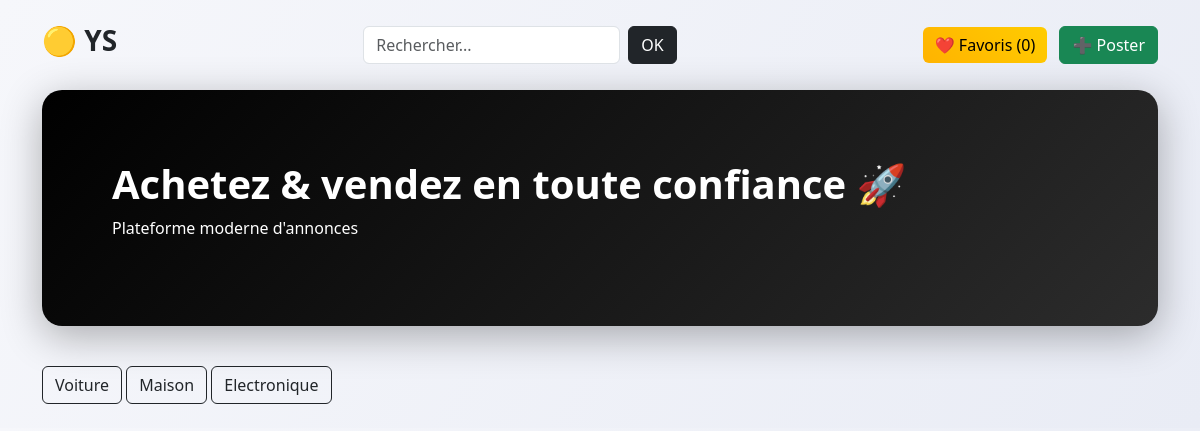
Before: /recherche.php with the older database file.
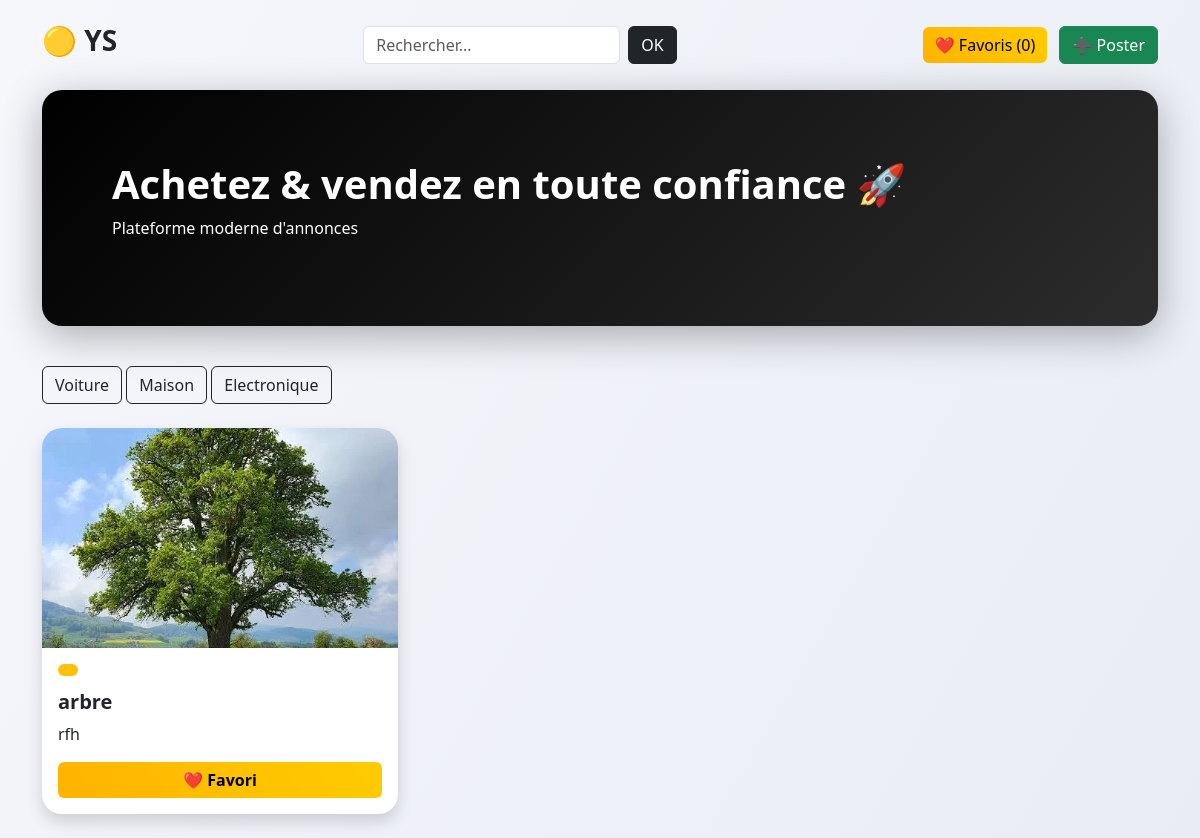
After: the same page with the newer database file.
### tables this page shows
CREATE TABLE `annonces` (
  `id` int(11) NOT NULL,
  `user_id` int(11) NOT NULL,
  `titre` varchar(255) NOT NULL,
  `prix` decimal(10,2) NOT NULL,
  `etat` enum('neuf','bon état','correct') NOT NULL,
  `description` text NOT NULL,
  `image_url` varchar(255) DEFAULT NULL,
  `date_publication` timestamp NULL DEFAULT CURRENT_TIMESTAMP
);

### recherche.php (the view, shortened to what this page needs)
<?php
require 'config/db_connect.php';
$count_result = mysqli_query($connexion, "SELECT COUNT(*) FROM favoris");
$count = mysqli_fetch_row($count_result)[0];
if (isset($_GET['q']) && $_GET['q'] != "") {
    $q = "%" . $_GET['q'] . "%";
    $stmt = mysqli_prepare($connexion, "SELECT * FROM annonces WHERE titre LIKE ?");
    mysqli_stmt_bind_param($stmt, "s", $q);
    mysqli_stmt_execute($stmt);
    $annonces = mysqli_fetch_all(mysqli_stmt_get_result($stmt), MYSQLI_ASSOC);
} else {
    $result = mysqli_query($connexion, "SELECT * FROM annonces ORDER BY id DESC");
    $annonces = mysqli_fetch_all($result, MYSQLI_ASSOC);
}
?>
<!DOCTYPE html>
<html>
<head>
  <link href="https://cdn.jsdelivr.net/npm/bootstrap@5.3.3/dist/css/bootstrap.min.css" rel="stylesheet">
</head>
<body class="container mt-4">
<div class="d-flex justify-content-between align-items-center mb-4">
  <h3 class="fw-bold">🟡 YS </h3>
  <form method="GET" class="d-flex">
    <input type="text" name="q" class="form-control me-2" placeholder="Rechercher...">
    <button class="btn btn-dark">OK</button>
  </form>
  <div>
    <a href="favoris.php" class="btn btn-warning me-2">
      ❤️ Favoris (<?= $count ?>)
    </a>
    <a href="add.php" class="btn btn-success">➕ Poster</a>
  </div>
</div>
<div class="hero">
  <h1 class="fw-bold">Achetez & vendez en toute confiance 🚀</h1>
  <p>Plateforme moderne d'annonces</p>
</div>
<div class="mb-4">
  <a href="recherche.php?cat=Voiture" class="btn btn-outline-dark">Voiture</a>
  <a href="recherche.php?cat=Maison" class="btn btn-outline-dark">Maison</a>
  <a href="recherche.php?cat=Electronique" class="btn btn-outline-dark">Electronique</a>
</div>
<div class="row">
<?php foreach($annonces as $a): ?>
  <div class="col-md-4">
    <div class="card shadow mb-4">
      <img src="<?= $a['image_url'] ?>">
      <div class="card-body">
        <span class="badge bg-warning text-dark mb-2">
        </span>
        <h5 class="fw-bold"><?= $a['titre'] ?></h5>
        <p><?= $a['description'] ?></p>
        <a href="add_fav.php?id=<?= $a['id'] ?>" class="btn btn-warning w-100 fw-bold">
          ❤️ Favori
        </a>
      </div>
    </div>
  </div>
<?php endforeach; ?>
</div>
</body>
</html>

### recherche.php (style rules this page uses)
body { background: linear-gradient(120deg, #f6f7fb, #e9ecf5); font-family: 'Segoe UI', sans-serif; }
.hero { background: linear-gradient(135deg, #000, #2c2c2c); color: white; padding: 70px; border-radius: 20px; margin-bottom: 40px; box-shadow: 0 10px 40px rgba(0,0,0,0.3); }
.card { border: none; border-radius: 20px; overflow: hidden; transition: 0.4s; animation: fadeInUp 0.6s ease; }
.card img { height: 220px; object-fit: cover; }
.badge { font-size: 12px; padding: 6px 10px; border-radius: 10px; }
.btn-warning { background: linear-gradient(45deg, #ffb300, #ffcc00); border: none; }

Changed rows visible on the page:
added annonces: image_url (picture), titre "arbre", description "rfh"
